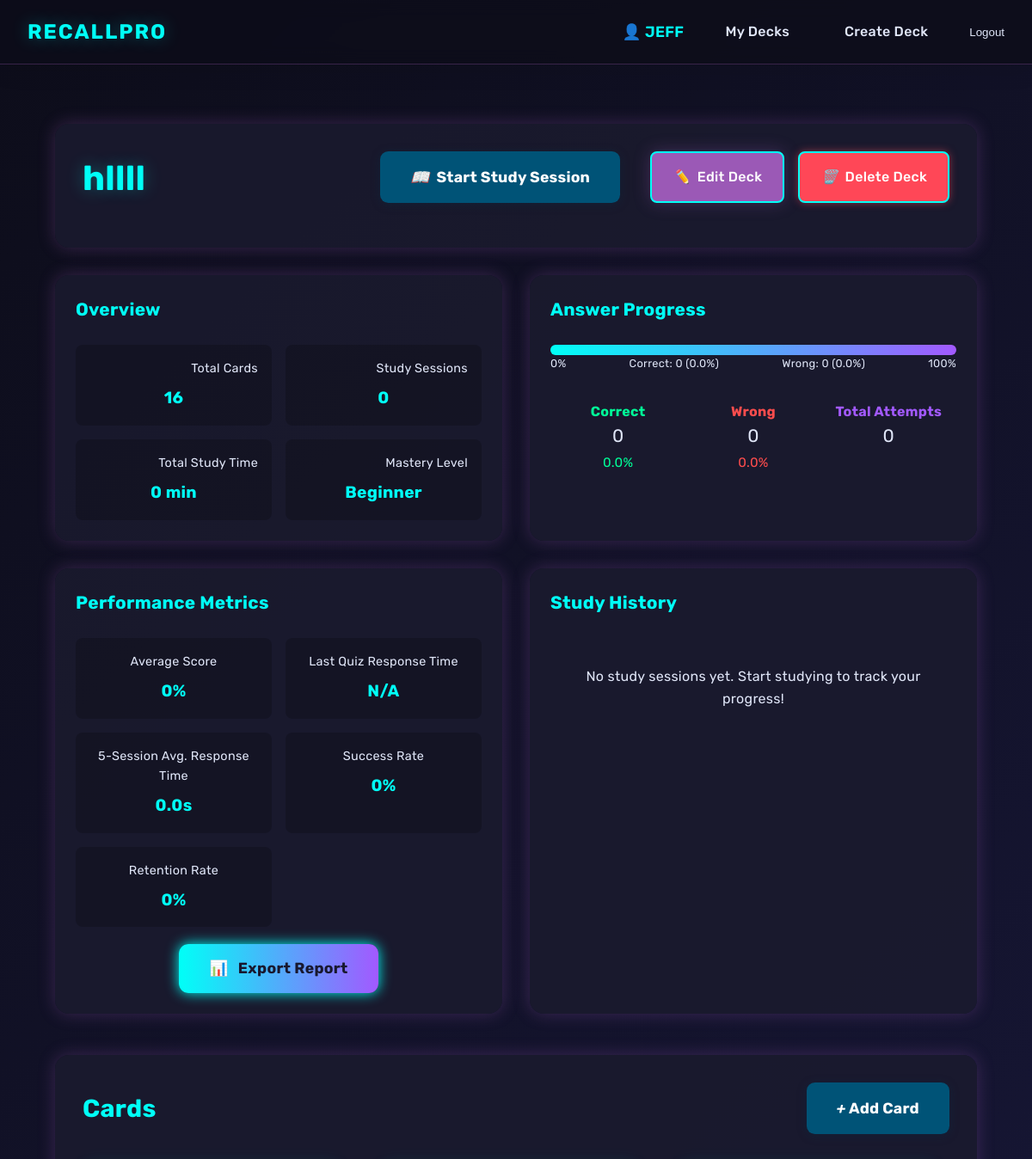
The app's page /flashcards/JEFF/decks/17/ (signed in, upper part), older data.
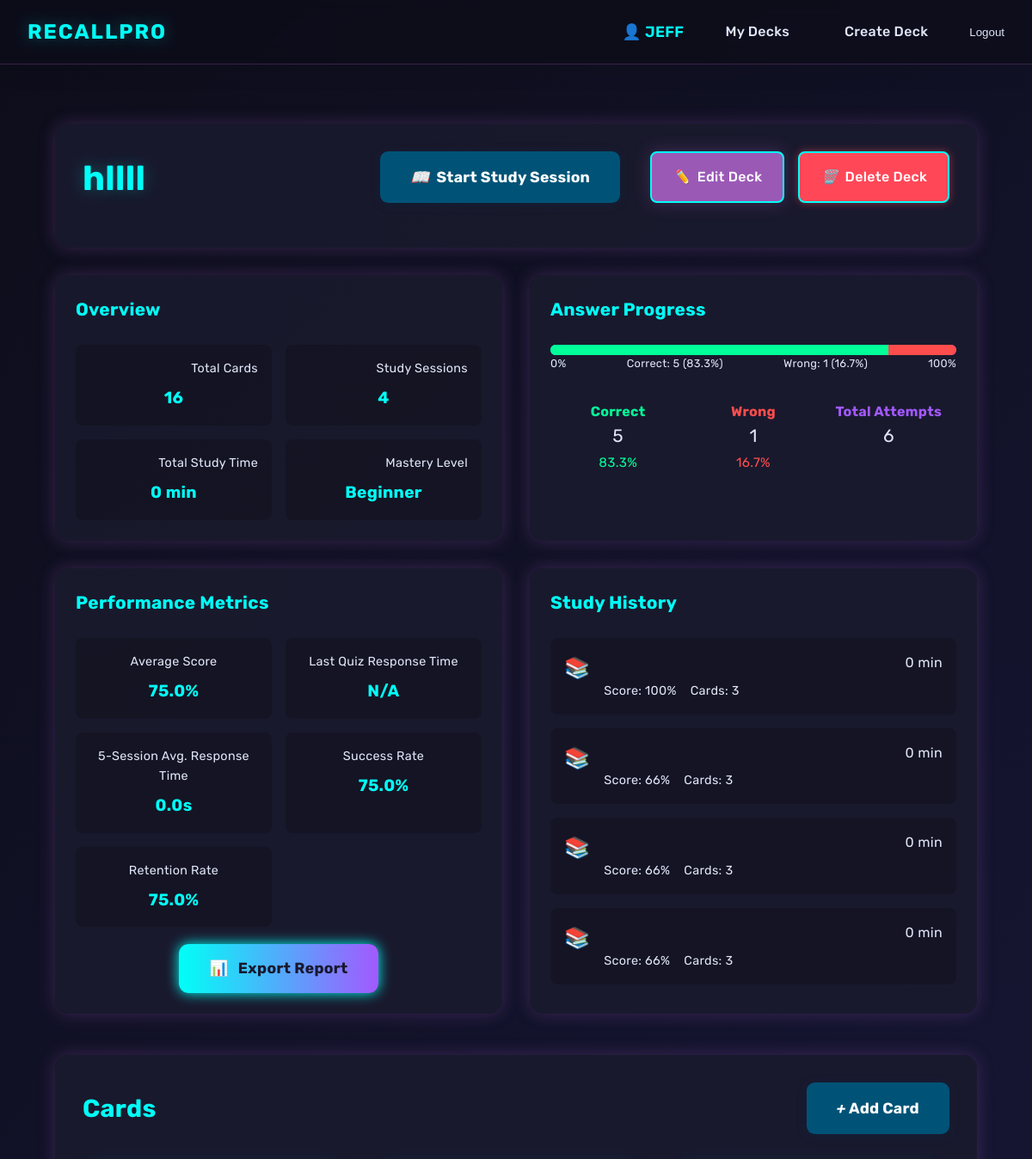
The same page, newer data.
### flashcards/models.py (models this page shows, shortened)
class Deck(models.Model):
    user = models.ForeignKey(User, on_delete=models.CASCADE, related_name='decks')
    title = models.CharField(max_length=200, validators=[MinLengthValidator(1)])
    description = models.TextField(blank=True)
    created_at = models.DateTimeField(auto_now_add=True)
    updated_at = models.DateTimeField(auto_now=True)
    last_studied = models.DateTimeField(null=True, blank=True)
    study_count = models.IntegerField(default=0)
    class Meta:
        ordering = ['-updated_at']
    @property
    def total_study_time(self):
        total_minutes = sum(session.duration for session in self.study_sessions.all() if session.duration is not None)
        return total_minutes
    @property
    def average_score(self):
        sessions_with_score = [session.calculate_score() for session in self.study_sessions.all() if session.cards_studied > 0]
        if sessions_with_score:
            return sum(sessions_with_score) / len(sessions_with_score)
        return 0
    @property
    def mastery_level(self):
        total_cards = self.cards.count()
        if total_cards == 0:
            return "Beginner"
        mastered_cards = self.cards.filter(status='mastered').count()
        learning_cards = self.cards.filter(status='learning').count()
        new_cards = self.cards.filter(status='new').count()
        mastery_percentage = (mastered_cards / total_cards) * 100
        if mastery_percentage >= 80:
            return "Mastered"
        elif mastery_percentage >= 50:
            return "Advanced"
        elif mastery_percentage >= 20:
            return "Intermediate"
        else:
            return "Beginner"
    @property
    def new_cards_count(self):
        return self.cards.filter(status='new').count()
    @property
    def learning_cards_count(self):
        return self.cards.filter(status='learning').count()
    @property
    def mastered_cards_count(self):
        return self.cards.filter(status='mastered').count()
    @property
    def total_cards_count(self):
        return self.cards.count()
    @property
    def new_cards_percentage(self):
        total = self.total_cards_count
        if total == 0:
            return 0
        return (self.new_cards_count / total) * 100
    @property
    def learning_cards_percentage(self):
        total = self.total_cards_count
        if total == 0:
            return 0
        return (self.learning_cards_count / total) * 100
    @property
    def mastered_cards_percentage(self):
        total = self.total_cards_count
        if total == 0:
            return 0
        return (self.mastered_cards_count / total) * 100
    @property
    def success_rate(self):
        total_correct = sum(session.correct_answers for session in self.study_sessions.all())
        total_studied = sum(session.cards_studied for session in self.study_sessions.all())
        if total_studied > 0:
            return (total_correct / total_studied) * 100
        return 0
    @property
    def retention_rate(self):
        return self.average_score # Placeholder for now

class StudySession(models.Model):
    deck = models.ForeignKey(Deck, on_delete=models.CASCADE, related_name='study_sessions')
    user = models.ForeignKey(User, on_delete=models.CASCADE, related_name='study_sessions')
    started_at = models.DateTimeField(auto_now_add=True)
    ended_at = models.DateTimeField(null=True, blank=True)
    cards_studied = models.IntegerField(default=0)
    correct_answers = models.IntegerField(default=0)
    duration = models.IntegerField(default=0) # Duration in minutes
    score = models.IntegerField(default=0) # Score for the session
    avg_time_per_card = models.FloatField(default=0) # Average time per card in seconds
    class Meta:
        ordering = ['-started_at']
    def calculate_score(self):
        if self.cards_studied > 0:
            return (self.correct_answers / self.cards_studied) * 100
        return 0

### flashcards/views.py (the view)
# urls.py: path('<str:username>/decks/<int:pk>/', views.DeckDetailView.as_view(), name='deck_detail'),
class DeckDetailView(View):
    template_name = 'flashcards/deck_detail.html'
    def get(self, request, username, pk):
        deck = Deck.objects.get(user__username=username, pk=pk)
        if not request.user.is_authenticated or request.user.username != username:
            messages.error(request, 'You are not authorized to view this deck.')
            return redirect('login')
        cards = deck.cards.all()
        total_cards = deck.cards.count()
        new_cards_count = deck.new_cards_count if total_cards else 0
        learning_cards_count = deck.learning_cards_count if total_cards else 0
        mastered_cards_count = deck.mastered_cards_count if total_cards else 0
        new_cards_percentage = deck.new_cards_percentage if total_cards else 0
        learning_cards_percentage = deck.learning_cards_percentage if total_cards else 0
        mastered_cards_percentage = deck.mastered_cards_percentage if total_cards else 0
        average_score = deck.average_score if total_cards else 0
        recent_sessions = deck.study_sessions.all()[:5]
        avg_time_per_card = 0
        last_quiz_time = None
        quiz_times = []
        if recent_sessions:
            valid_sessions = [s for s in recent_sessions if s.avg_time_per_card]
            if valid_sessions:
                avg_time_per_card = sum(s.avg_time_per_card for s in valid_sessions) / len(valid_sessions)
                last_quiz_time = valid_sessions[0].avg_time_per_card
                quiz_times = [s.avg_time_per_card for s in valid_sessions]
            else:
                avg_time_per_card = 0
                last_quiz_time = None
                quiz_times = []
        success_rate = getattr(deck, 'success_rate', 0) if total_cards else 0
        retention_rate = getattr(deck, 'retention_rate', 0) if total_cards else 0
        total_reviews = sum(card.review_count for card in cards)
        total_correct = sum(card.correct_count for card in cards)
        total_wrong = total_reviews - total_correct
        correct_pct = (total_correct / total_reviews) * 100 if total_reviews else 0
        wrong_pct = (total_wrong / total_reviews) * 100 if total_reviews else 0
        context = {
            'deck': deck,
            'cards': cards,
            'total_cards': total_cards,
            'new_cards_count': new_cards_count,
            'learning_cards_count': learning_cards_count,
            'mastered_cards_count': mastered_cards_count,
            'new_cards_percentage': new_cards_percentage,
            'learning_cards_percentage': learning_cards_percentage,
            'mastered_cards_percentage': mastered_cards_percentage,
            'average_score': average_score,
            'avg_time_per_card': avg_time_per_card,
            'last_quiz_time': last_quiz_time,
            'quiz_times': quiz_times,
            'success_rate': success_rate,
            'retention_rate': retention_rate,
            'correct_count': total_correct,
            'wrong_count': total_wrong,
            'correct_pct': correct_pct,
            'wrong_pct': wrong_pct,
            'total_reviews': total_reviews,
        }
        return render(request, self.template_name, context)

### flashcards/templates/flashcards/deck_detail.html (shortened to what the changed rows need)
{% extends 'flashcards/base.html' %}
{% block content %}
<div class="deck-detail-container">
    <div class="deck-header">
        <div class="deck-title-section">
            <h1 class="deck-title">{{ deck.title }}</h1>
        </div>
    </div>
    <div class="deck-stats-grid">
        <div class="stat-card overview">
            <div class="stat-grid">
                <div class="stat-item">
                    <span class="stat-label">Total Cards</span>
                    <span class="stat-value">{{ deck.cards.count }}</span>
                </div>
                <div class="stat-item">
                    <span class="stat-label">Study Sessions</span>
                    <span class="stat-value">{{ deck.study_count }}</span>
                </div>
                <div class="stat-item">
                    <span class="stat-label">Total Study Time</span>
                    <span class="stat-value">{{ deck.total_study_time|default:"0" }} min</span>
                </div>
                <div class="stat-item">
                    <span class="stat-label">Mastery Level</span>
                    <span class="stat-value">{{ deck.mastery_level|default:"Beginner" }}</span>
                </div>
            </div>
        </div>
        <div class="stat-card progress">
            <div class="progress-chart">
                <div class="progress-bar-multi">
                    <div class="progress-segment correct" style="width: {{ correct_pct|default:0 }}%"></div>
                    <div class="progress-segment wrong" style="width: {{ wrong_pct|default:0 }}%"></div>
                </div>
                <div class="progress-labels">
                    <span>0%</span>
                    <span>Correct: {{ correct_count }} ({{ correct_pct|floatformat:1 }}%)</span>
                    <span>Wrong: {{ wrong_count }} ({{ wrong_pct|floatformat:1 }}%)</span>
                    <span>100%</span>
                </div>
            </div>
            <div class="card-distribution-flex">
                <div class="distribution-item-flex">
                    <span class="distribution-label" style="color: #00ff99; font-weight: bold;">Correct</span><br>
                    <span class="distribution-value">{{ correct_count }}</span><br>
                    <span class="distribution-percent" style="color: #00ff99;">{{ correct_pct|floatformat:1 }}%</span>
                </div>
                <div class="distribution-item-flex">
                    <span class="distribution-label" style="color: #ff4d4d; font-weight: bold;">Wrong</span><br>
                    <span class="distribution-value">{{ wrong_count }}</span><br>
                    <span class="distribution-percent" style="color: #ff4d4d;">{{ wrong_pct|floatformat:1 }}%</span>
                </div>
                <div class="distribution-item-flex">
                    <span class="distribution-label" style="color: #a259ff; font-weight: bold;">Total Attempts</span><br>
                    <span class="distribution-value">{{ total_reviews }}</span><br>
                </div>
            </div>
        </div>
        <div class="stat-card performance">
            <div class="metrics-grid">
                <div class="metric-item">
                    <span class="metric-label">Average Score</span>
                    <span class="metric-value">{{ average_score|default:"0" }}%</span>
                </div>
                <div class="metric-item">
                    <span class="metric-label">Success Rate</span>
                    <span class="metric-value">{{ success_rate|default:"0" }}%</span>
                </div>
                <div class="metric-item">
                    <span class="metric-label">Retention Rate</span>
                    <span class="metric-value">{{ retention_rate|default:"0" }}%</span>
                </div>
            </div>
        </div>
        <div class="stat-card history">
            <div class="history-timeline">
                {% for session in deck.study_sessions.all|slice:":5" %}
                    <div class="timeline-item">
                        <div class="timeline-icon">📚</div>
                        <div class="timeline-content">
                            <div class="timeline-header">
                                <span class="timeline-duration">{{ session.duration }} min</span>
                            </div>
                            <div class="timeline-stats">
                                <span class="timeline-stat">Score: {{ session.score }}%</span>
                                <span class="timeline-stat">Cards: {{ session.cards_studied }}</span>
                            </div>
                        </div>
                    </div>
                {% empty %}
                    <div class="no-history">
                        <p>No study sessions yet. Start studying to track your progress!</p>
                    </div>
                {% endfor %}
            </div>
        </div>
    </div>
    <div class="cards-section">
        <div class="section-header">
            <h2>Cards</h2>
        </div>
    </div>
</div>
{% endblock %}

Row changes from the older to the newer data that the page shows:
changed Deck "hllll": study_count "0" → "4"
added StudySession: duration "0", score "100", cards_studied "3"
added StudySession: duration "0", score "66", cards_studied "3"
added StudySession: duration "0", score "66", cards_studied "3"
added StudySession: duration "0", score "66", cards_studied "3"
Text that changed along with them:
{{ correct_count }}: "0" → "5"
{{ correct_pct|floatformat:1 }}: "0.0" → "83.3"
{{ wrong_count }}: "0" → "1"
{{ wrong_pct|floatformat:1 }}: "0.0" → "16.7"
{{ total_reviews }}: "0" → "6"
{{ average_score|default:"0" }}: "0" → "75.0"
{{ success_rate|default:"0" }}: "0" → "75.0"
{{ retention_rate|default:"0" }}: "0" → "75.0"
text no longer shown: "No study sessions yet. Start studying to track your progress!"
